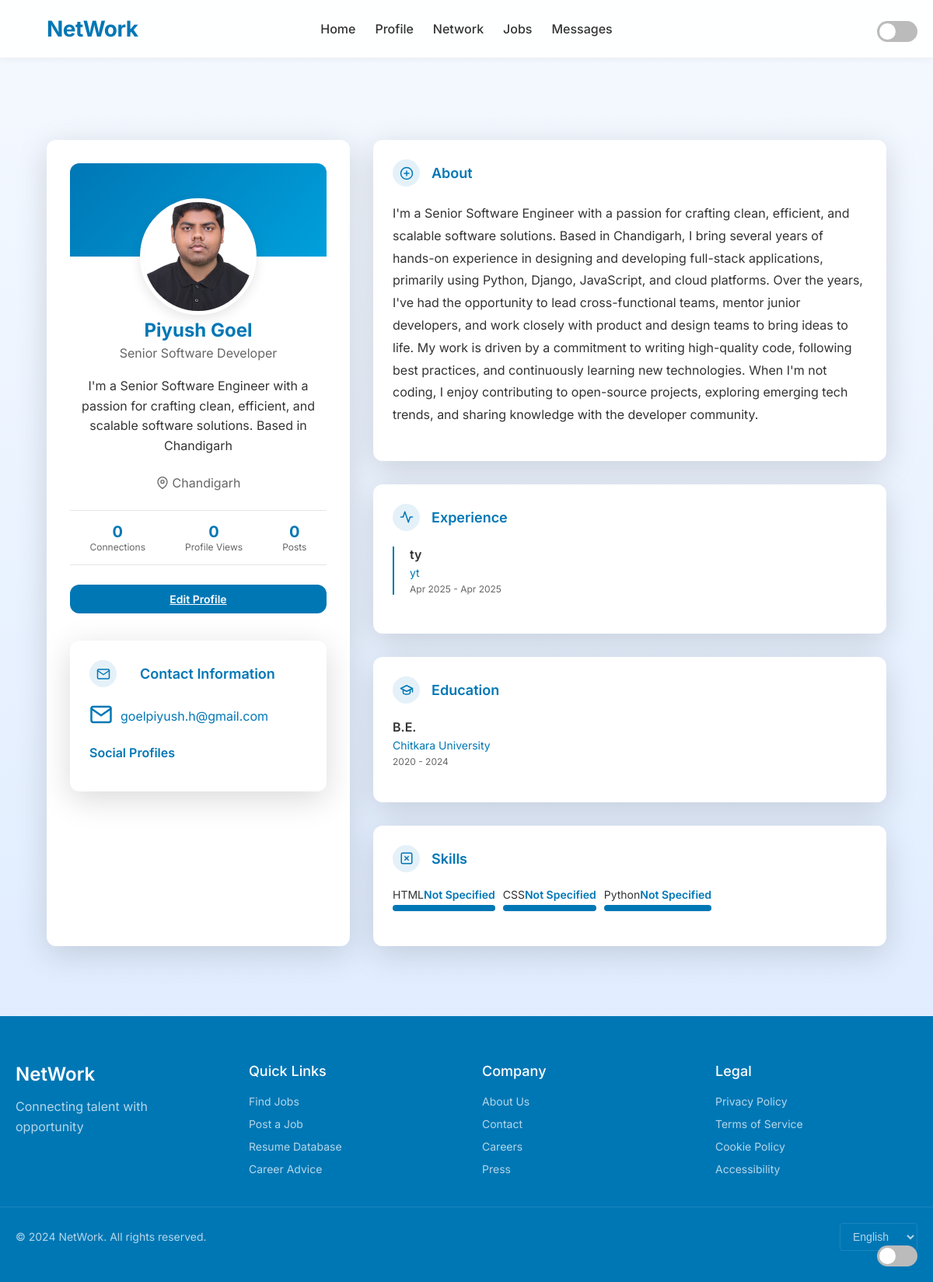
/profile/ (signed in), run on the app's committed database.
### network_auth/models.py (models this page shows, shortened)
class Profile(models.Model):
    user = models.OneToOneField(User, on_delete=models.CASCADE)
    first_name = models.CharField(max_length=100)
    last_name = models.CharField(max_length=100)
    title = models.CharField(max_length=200)
    location = models.CharField(max_length=200)
    short_bio = models.TextField()
    about = models.TextField()
    email = models.EmailField(max_length=255, blank=True)
    phone = models.CharField(max_length=20, blank=True)
    github = models.URLField(max_length=255, blank=True)
    twitter = models.URLField(max_length=255, blank=True)
    profile_image = models.ImageField(upload_to='profile_pics/', default='profile_pics/default.jpg')
    def get_full_name(self):
        return f"{self.first_name} {self.last_name}"
    profile_visibility = models.CharField(max_length=20, choices=PROFILE_VISIBILITY_CHOICES, default='public')
    show_email = models.BooleanField(default=True)
    show_phone = models.BooleanField(default=False)

class Experience(models.Model):
    profile = models.ForeignKey(Profile, on_delete=models.CASCADE, related_name='experiences')
    job_title = models.CharField(max_length=200)
    company = models.CharField(max_length=200)
    start_date = models.DateField()
    end_date = models.DateField(null=True, blank=True)
    currently_working = models.BooleanField(default=False)
    class Meta:
        ordering = ['-start_date']

class Education(models.Model):
    profile = models.ForeignKey(Profile, on_delete=models.CASCADE, related_name='educations')
    institution = models.CharField(max_length=200)
    degree = models.CharField(max_length=200)
    start_year = models.DateField()
    end_year = models.DateField()
    class Meta:
        ordering = ['-end_year']
        verbose_name_plural = "Education"

class Skill(models.Model):
    profile = models.ForeignKey(Profile, on_delete=models.CASCADE, related_name='skills')
    name = models.CharField(max_length=100)
    proficiency = models.IntegerField(choices=[(i, str(i)) for i in range(1, 101)], default=50)
    @property
    def level_text(self):
        try:
            prof = int(self.proficiency)
            if prof <= 33:
                return "Beginner"
            elif prof <= 66:
                return "Intermediate"
            else:
                return "Advanced"
        except (ValueError, TypeError):
            return "Not Specified"

### network_core/views.py (the view)
# urls.py: path('', views.profile_view, name='my_profile'),  # Current user's profile
@login_required
def profile_view(request, username=None):
    try:
        if username:
            profile = get_object_or_404(Profile, user__username=username)
        else:
            profile = get_object_or_404(Profile, user=request.user)
        experiences = Experience.objects.filter(profile=profile).order_by('-start_date')
        education = Education.objects.filter(profile=profile).order_by('-end_year')
        skills = profile.skills.all()
        context = {
            'profile': profile,
            'experiences': experiences,
            'education': education,
            'skills': skills,
            'is_own_profile': request.user == profile.user
        }
        return render(request, 'network_core/profile.html', context)
    except Profile.DoesNotExist:
        if username:
            messages.error(request, f"Profile for user {username} does not exist.")
            return redirect('login_register')
        else:
            messages.info(request, "Please create your profile first.")
            return redirect('create_profile')

### templates/network_core/profile.html (shortened to what this page needs)
<!DOCTYPE html>
<html lang="en">
<head>
  {% load static %}
  <link rel="stylesheet" href="{% static 'css/profile.css' %}">
  <link rel="stylesheet" href="{% static 'css/common.css' %}">
</head>
<body>
  {% include 'network_jobs/navbar.html' %}
  <div class="main-container">
    <div class="profile-container">
      <div class="profile-card">
        <div class="profile-header">
          <img src="{{ profile.profile_image.url }}" alt="Profile" class="profile-picture">
        </div>
        <h1 class="profile-name">{{ profile.get_full_name }}</h1>
        <p class="profile-title">{{ profile.title }}</p>
        <p class="profile-bio">
          {{ profile.short_bio }}
        </p>
        <div class="profile-location">
          <svg width="16" height="16" viewBox="0 0 24 24" fill="none" stroke="currentColor" stroke-width="2" stroke-linecap="round" stroke-linejoin="round">
            <path d="M21 10c0 7-9 13-9 13s-9-6-9-13a9 9 0 0 1 18 0z"></path>
            <circle cx="12" cy="10" r="3"></circle>
          </svg>
          {{ profile.location }}
        </div>
        <div class="profile-stats">
          <div class="stat">
            <div class="stat-value">{{ profile.connections|default:"0" }}</div>
            <div class="stat-label">Connections</div>
          </div>
          <div class="stat">
            <div class="stat-value">{{ profile.views|default:"0" }}</div>
            <div class="stat-label">Profile Views</div>
          </div>
          <div class="stat">
            <div class="stat-value">{{ profile.posts|default:"0" }}</div>
            <div class="stat-label">Posts</div>
          </div>
        </div>
        <div class="profile-actions">
          {% if user == profile.user %}
            <a href="{% url 'edit_profile' %}" class="action-btn action-btn-primary">Edit Profile</a>
          {% endif %}
        </div>
        <div class="contact-section">
          <div class="contact-header">
            <div class="card-icon">
              <svg width="18" height="18" viewBox="0 0 24 24" fill="none" stroke="#0077b5" stroke-width="2" stroke-linecap="round" stroke-linejoin="round">
                <path d="M4 4h16c1.1 0 2 .9 2 2v12c0 1.1-.9 2-2 2H4c-1.1 0-2-.9-2-2V6c0-1.1.9-2 2-2z"></path>
                <polyline points="22,6 12,13 2,6"></polyline>
              </svg>
            </div>
            <h2 class="contact-title">Contact Information</h2>
          </div>
          <div class="contact-item">
            <div class="contact-icon">
              <svg viewBox="0 0 24 24" fill="none" stroke="currentColor" stroke-width="2" stroke-linecap="round" stroke-linejoin="round">
                <path d="M4 4h16c1.1 0 2 .9 2 2v12c0 1.1-.9 2-2 2H4c-1.1 0-2-.9-2-2V6c0-1.1.9-2 2-2z"></path>
                <polyline points="22,6 12,13 2,6"></polyline>
              </svg>
            </div>
            <div class="contact-value">
              <a href="mailto:{{ profile.user.email }}">{{ profile.user.email }}</a>
            </div>
          </div>
          <div class="social-links">
            <h3 class="social-title">Social Profiles</h3>
          </div>
        </div>
      </div>
      <div class="profile-content">
        <div class="content-card">
          <div class="card-header">
            <div class="card-icon">
              <svg width="18" height="18" viewBox="0 0 24 24" fill="none" stroke="#0077b5" stroke-width="2" stroke-linecap="round" stroke-linejoin="round">
                <circle cx="12" cy="12" r="10"></circle>
                <line x1="12" y1="8" x2="12" y2="16"></line>
                <line x1="8" y1="12" x2="16" y2="12"></line>
              </svg>
            </div>
            <h2 class="card-title">About</h2>
          </div>
          <div class="about-text">
            {{ profile.about }}
          </div>
        </div>
        <div class="content-card">
          <div class="card-header">
            <div class="card-icon">
              <svg width="18" height="18" viewBox="0 0 24 24" fill="none" stroke="#0077b5" stroke-width="2" stroke-linecap="round" stroke-linejoin="round">
                <path d="M22 12h-4l-3 9L9 3l-3 9H2"></path>
              </svg>
            </div>
            <h2 class="card-title">Experience</h2>
          </div>
          {% for experience in experiences %}
          <div class="experience-item">
            <h3 class="experience-title">{{ experience.job_title }}</h3>
            <p class="experience-company">{{ experience.company }}</p>
            <p class="experience-date">{{ experience.start_date|date:"M Y" }} - {% if experience.currently_working %}Present{% else %}{{ experience.end_date|date:"M Y" }}{% endif %}</p>
          </div>
          {% endfor %}
        </div>
        <div class="content-card">
          <div class="card-header">
            <div class="card-icon">
              <svg width="18" height="18" viewBox="0 0 24 24" fill="none" stroke="#0077b5" stroke-width="2" stroke-linecap="round" stroke-linejoin="round">
                <path d="M22 10v6M2 10l10-5 10 5-10 5z"></path>
                <path d="M6 12v5c0 2 2 3 6 3s6-1 6-3v-5"></path>
              </svg>
            </div>
            <h2 class="card-title">Education</h2>
          </div>
          {% for education in profile.educations.all %}
          <div class="education-item">
            <h3 class="education-degree">{{ education.degree }}</h3>
            <p class="education-school">{{ education.institution }}</p>
            <p class="education-date">{{ education.start_year|date:"Y" }} - {{ education.end_year|date:"Y" }}</p>
          </div>
          {% endfor %}
        </div>
        <div class="content-card">
          <div class="card-header">
            <div class="card-icon">
              <svg width="18" height="18" viewBox="0 0 24 24" fill="none" stroke="#0077b5" stroke-width="2" stroke-linecap="round" stroke-linejoin="round">
                <rect x="3" y="3" width="18" height="18" rx="2" ry="2"></rect>
                <line x1="9" y1="9" x2="15" y2="15"></line>
                <line x1="15" y1="9" x2="9" y2="15"></line>
              </svg>
            </div>
            <h2 class="card-title">Skills</h2>
          </div>
          <div class="skills-container">
            {% for skill in skills %}
            <div class="skill-item">
              <div class="skill-name">
                <span>{{ skill.name }}</span>
                <span class="skill-level">{{ skill.level_text }}</span>
              </div>
              <div class="progress-container">
                <div class="progress-bar" data-percentage="{{ skill.proficiency }}"></div>
              </div>
            </div>
            {% empty %}
            <p class="empty-section">No skills added yet.</p>
            {% endfor %}
          </div>
        </div>
      </div>
    </div>
  </div>
  <div class="toggle-theme">
    <label for="theme-toggle">Toggle Dark Mode</label>
  </div>
  {% include 'network_jobs/footer.html' %}
</body>
</html>

### templates/network_jobs/navbar.html (shortened to what this page needs)
{% load static %}
<link rel="stylesheet" href="{% static 'css/base.css' %}">
<link rel="stylesheet" href="{% static 'css/navbar.css' %}">
<header>
    <a href="{% url 'login_register' %}" class="logo">NetWork</a>
    <nav class="nav-links">
        <a href="{% url 'login_register' %}" class="nav-link">Home</a>
        <a href="{% url 'my_profile' %}" class="nav-link">Profile</a>
        <a href="#" class="nav-link">Network</a>
        <div class="nav-dropdown">
            <a href="#" class="nav-link">Jobs</a>
        </div>
        <a href="#" class="nav-link">Messages</a>
    </nav>
    <div class="toggle-theme">
        <label for="darkToggle">Toggle Dark Mode</label>
    </div>
</header>

### templates/network_jobs/footer.html (shortened to what this page needs)
<footer class="footer2">
  <div class="footer-content">
      <div class="footer-section">
          <h3>NetWork</h3>
          <p>Connecting talent with opportunity</p>
      </div>
      <div class="footer-section">
          <h4>Quick Links</h4>
          <div class="footer-links">
              <a href="#" class="footer-link">Find Jobs</a>
              <a href="#" class="footer-link">Post a Job</a>
              <a href="#" class="footer-link">Resume Database</a>
              <a href="#" class="footer-link">Career Advice</a>
          </div>
      </div>
      <div class="footer-section">
          <h4>Company</h4>
          <div class="footer-links">
              <a href="#" class="footer-link">About Us</a>
              <a href="#" class="footer-link">Contact</a>
              <a href="#" class="footer-link">Careers</a>
              <a href="#" class="footer-link">Press</a>
          </div>
      </div>
      <div class="footer-section">
          <h4>Legal</h4>
          <div class="footer-links">
              <a href="#" class="footer-link">Privacy Policy</a>
              <a href="#" class="footer-link">Terms of Service</a>
              <a href="#" class="footer-link">Cookie Policy</a>
              <a href="#" class="footer-link">Accessibility</a>
          </div>
      </div>
  </div>
  <div class="footer-bottom">
      <div class="copyright">© 2024 NetWork. All rights reserved.</div>
      <div class="language-selector">
          <select class="language-select">
              <option value="en">English</option>
          </select>
      </div>
  </div>
</footer>

### data on the page
Profile: profile_image (picture), get_full_name "Piyush Goel", title "Senior Software Developer", short_bio "I'm a Senior Software Engineer with a passion for crafting clean, efficient, and scalable software solutions. Based in Chandigarh", location "Chandigarh", user.email "goelpiyush.h@gmail.com", about "I'm a Senior Software Engineer with a passion for crafting clean, efficient, and scalable software solutions. Based in Chandigarh, I bring several years of hands-on experience in designing and developing full-stack applications, primarily using Python, Django, JavaScript, and cloud platforms. Over the years, I've had the opportunity to lead cross-functional teams, mentor junior developers, and work closely with product and design teams to bring ideas to life. My work is driven by a commitment to writing high-quality code, following best practices, and continuously learning new technologies. When I'm not coding, I enjoy contributing to open-source projects, exploring emerging tech trends,…"
Experience: job_title "ty", company "yt", start_date "Apr 2025", end_date "Apr 2025"
Education: degree "B.E.", institution "Chitkara University", start_year "2020", end_year "2024"
Skill: name "HTML", level_text "Not Specified"
Skill: name "CSS", level_text "Not Specified"
Skill: name "Python", level_text "Not Specified"

### other printed values
{{ profile.connections|default:"0" }} "0"
{{ profile.views|default:"0" }} "0"
{{ profile.posts|default:"0" }} "0"
